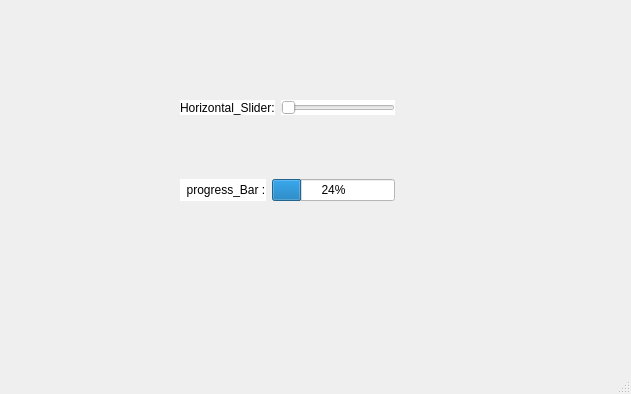
<?xml version="1.0" encoding="UTF-8"?>
<ui version="4.0">
 <class>MainWindow</class>
 <widget class="QMainWindow" name="MainWindow">
  <property name="geometry">
   <rect>
    <x>0</x>
    <y>0</y>
    <width>631</width>
    <height>394</height>
   </rect>
  </property>
  <property name="sizePolicy">
   <sizepolicy hsizetype="Fixed" vsizetype="Fixed">
    <horstretch>0</horstretch>
    <verstretch>0</verstretch>
   </sizepolicy>
  </property>
  <property name="maximumSize">
   <size>
    <width>631</width>
    <height>394</height>
   </size>
  </property>
  <property name="sizeIncrement">
   <size>
    <width>631</width>
    <height>394</height>
   </size>
  </property>
  <property name="windowTitle">
   <string>MainWindow</string>
  </property>
  <widget class="QWidget" name="centralwidget">
   <widget class="QWidget" name="">
    <property name="geometry">
     <rect>
      <x>180</x>
      <y>100</y>
      <width>215</width>
      <height>101</height>
     </rect>
    </property>
    <layout class="QVBoxLayout" name="verticalLayout">
     <item>
      <layout class="QHBoxLayout" name="horizontalLayout">
       <item>
        <widget class="QLabel" name="label">
         <property name="styleSheet">
          <string notr="true">background-color: rgb(255, 255, 255);
font: 75 10pt &quot;MS Shell Dlg 2&quot;;</string>
         </property>
         <property name="text">
          <string>Horizontal_Slider:</string>
         </property>
        </widget>
       </item>
       <item>
        <widget class="QSlider" name="horizontalSlider">
         <property name="styleSheet">
          <string notr="true">background-color: rgb(255, 255, 255);
font: 75 10pt &quot;MS Shell Dlg 2&quot;;</string>
         </property>
         <property name="orientation">
          <enum>Qt::Horizontal</enum>
         </property>
        </widget>
       </item>
      </layout>
     </item>
     <item>
      <spacer name="verticalSpacer">
       <property name="orientation">
        <enum>Qt::Vertical</enum>
       </property>
       <property name="sizeHint" stdset="0">
        <size>
         <width>20</width>
         <height>40</height>
        </size>
       </property>
      </spacer>
     </item>
     <item>
      <layout class="QHBoxLayout" name="horizontalLayout_2">
       <item>
        <widget class="QLabel" name="label_2">
         <property name="styleSheet">
          <string notr="true">background-color: rgb(255, 255, 255);
font: 75 10pt &quot;MS Shell Dlg 2&quot;;</string>
         </property>
         <property name="text">
          <string>  progress_Bar :</string>
         </property>
        </widget>
       </item>
       <item>
        <widget class="QProgressBar" name="progressBar">
         <property name="styleSheet">
          <string notr="true">background-color: rgb(255, 255, 255);
font: 75 10pt &quot;MS Shell Dlg 2&quot;;</string>
         </property>
         <property name="value">
          <number>24</number>
         </property>
        </widget>
       </item>
      </layout>
     </item>
    </layout>
   </widget>
  </widget>
  <widget class="QMenuBar" name="menubar">
   <property name="geometry">
    <rect>
     <x>0</x>
     <y>0</y>
     <width>631</width>
     <height>21</height>
    </rect>
   </property>
  </widget>
  <widget class="QStatusBar" name="statusbar"/>
 </widget>
 <resources/>
 <connections>
  <connection>
   <sender>horizontalSlider</sender>
   <signal>valueChanged(int)</signal>
   <receiver>progressBar</receiver>
   <slot>setValue(int)</slot>
   <hints>
    <hint type="sourcelabel">
     <x>322</x>
     <y>239</y>
    </hint>
    <hint type="destinationlabel">
     <x>326</x>
     <y>300</y>
    </hint>
   </hints>
  </connection>
 </connections>
</ui>
